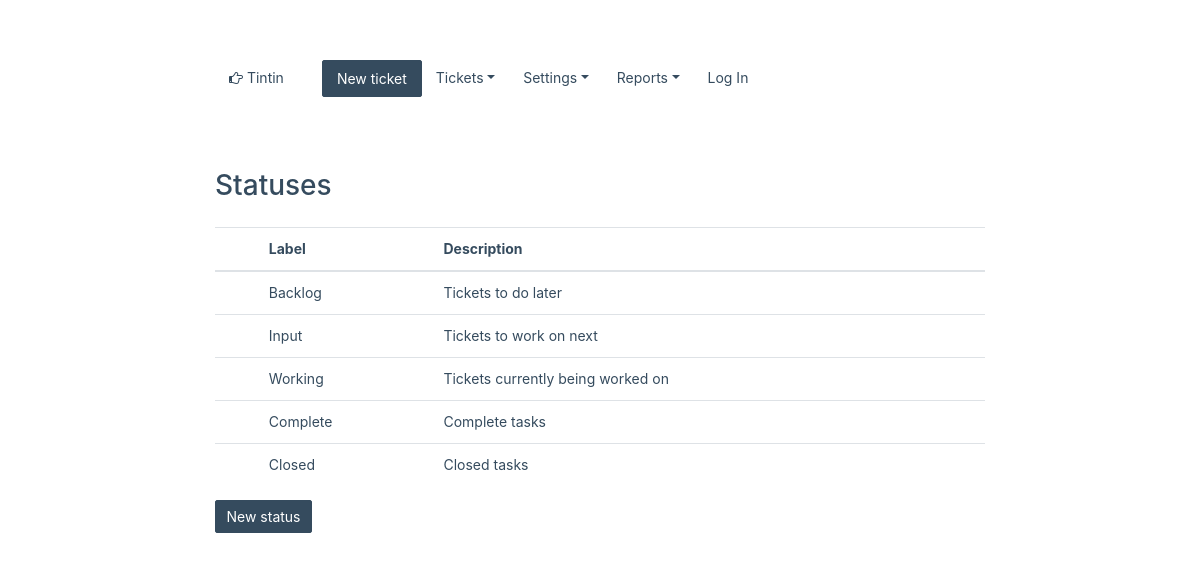
The app's page /index.php/status/all, older data.
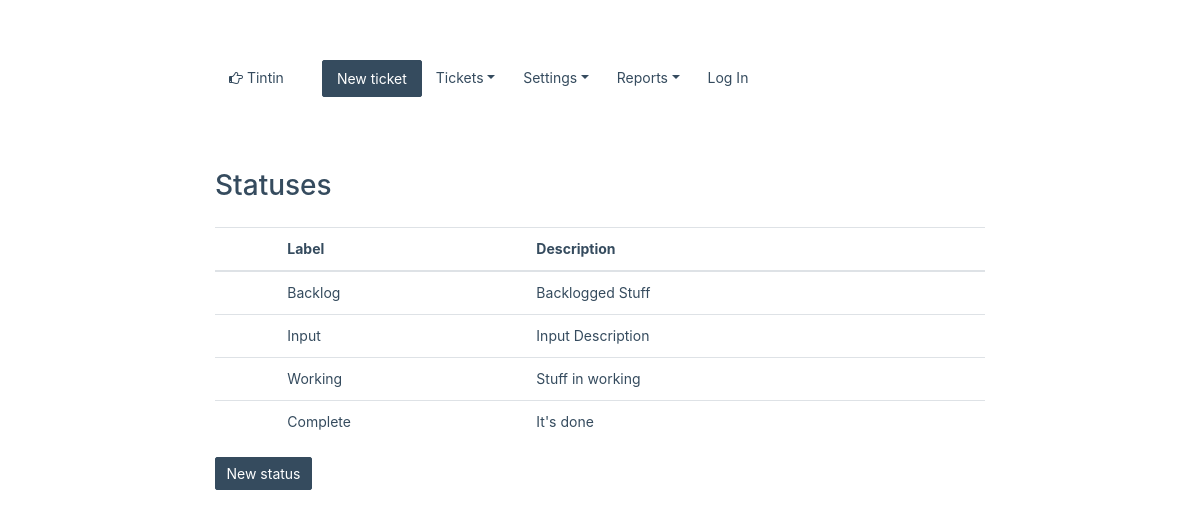
The same page, newer data.
### tables this page shows
CREATE TABLE IF NOT EXISTS `statuses` (
  `sid` int(11) NOT NULL AUTO_INCREMENT,
  `label` varchar(50) NOT NULL,
  `description` text,
  `place` int(11) DEFAULT NULL,
  `created` datetime DEFAULT CURRENT_TIMESTAMP,
  `active` enum('Y','N') NOT NULL DEFAULT 'N',
  PRIMARY KEY (`sid`)
);

### application/controllers/Status.php (called while the page is built, shortened)
<?php
class Status extends CI_Controller {
    public function __construct()
    {
        $this->load->model('statuses_model');
        $this->load->library('form_validation');
    }
    public function all()
    {
        $statuses = $this->statuses_model->get_statuses();
        $this->load->view('status/all', compact('statuses', 'title'));
    }
}

### index.php (called while the page is built, shortened)
<?php
require_once BASEPATH.'core/CodeIgniter.php';

### application/models/statuses_model.php (called while the page is built, shortened)
<?php
class Statuses_model extends CI_Model {
    public function get_statuses()
    {
        $this->db->order_by('place', 'asc');
        $this->db->where('active', 'Y');
        $query = $this->db->get('statuses');
        return $query->result();
    }
}

### application/views/status/all.php (the view, shortened to what this page needs)
<div class="col-sm-12">
	<h1>Statuses</h1>
	<table class="table">
		<thead>
			<tr>
				<th></th>
				<th>Label</th>
				<th>Description</th>
				<th></th>
			</tr>
		</thead>
		<tbody>
			<?php foreach( $statuses as $status ): ?>
				<tr id="<?php echo $status->sid ?>">
					<td></td>
					<td><?php echo $status->label ?></td>
					<td><?php echo $status->description ?></td>
					<td>
					</td>
				</tr>
			<?php endforeach ?>
		</tbody>
	</table>
	<a href="<?php echo base_url() ?>status/create/"><button class="btn btn-primary">New status</button></a>
</div>

Row changes from the older to the newer data that the page shows:
removed statuses: label "Closed", description "Closed tasks"
changed statuses "Backlog": description "Tickets to do later" → "Backlogged Stuff"
changed statuses "Input": description "Tickets to work on next" → "Input Description"
changed statuses "Working": description "Tickets currently being worked on" → "Stuff in working"
changed statuses "Complete": description "Complete tasks" → "It's done"
